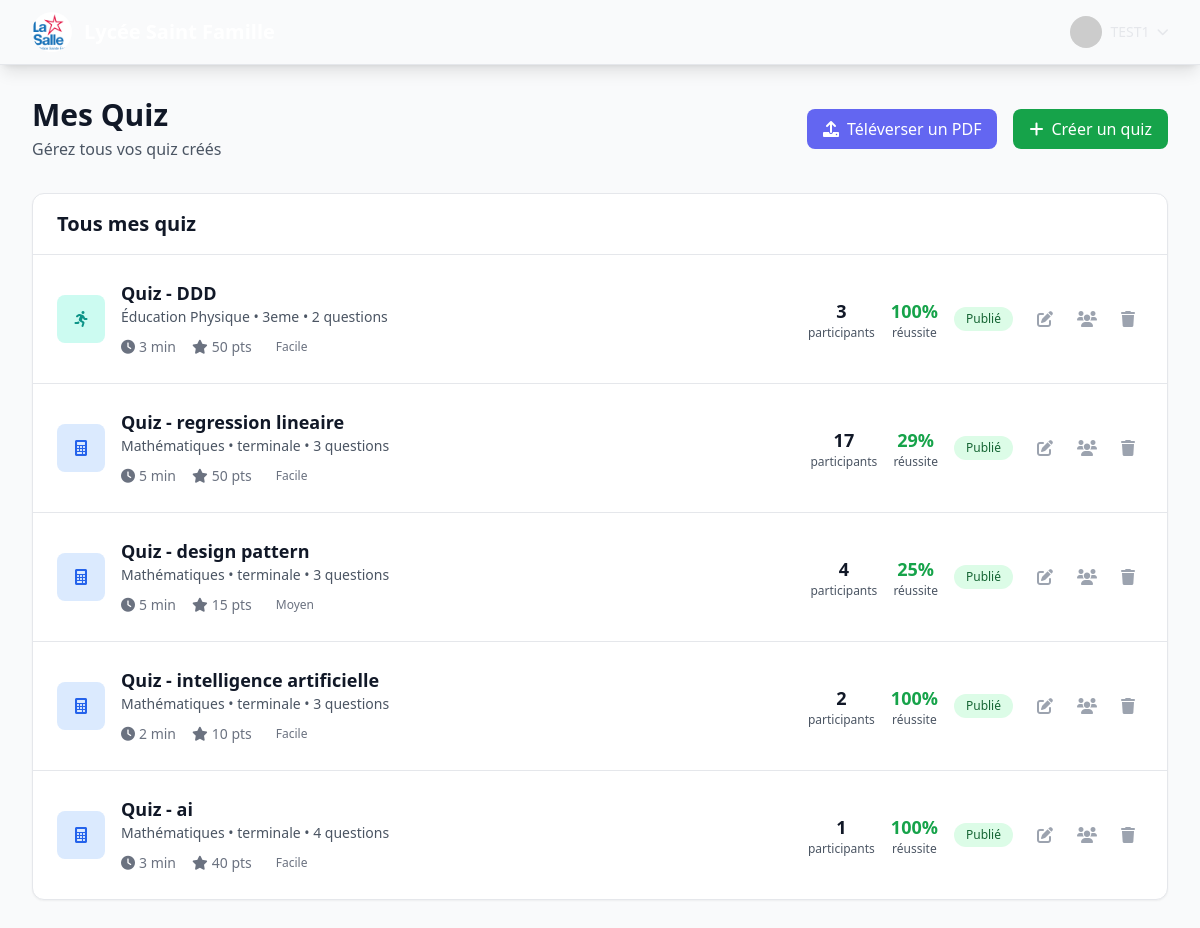
/quiz/list/ (signed in), run on an earlier commit of the app's database.
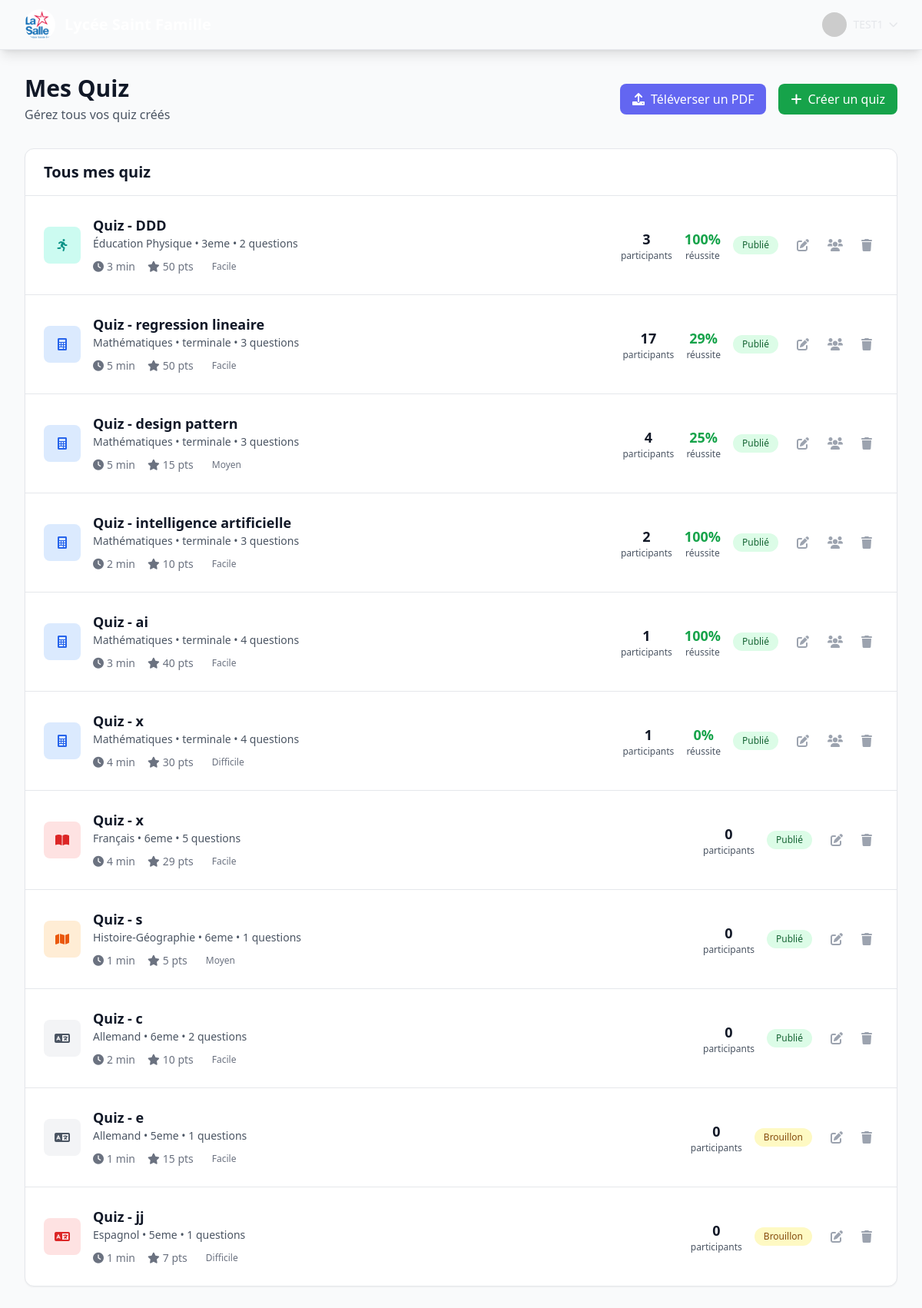
And on a later commit of the database.
### quiz/models.py (models this page shows, shortened)
class Quiz(models.Model):
    DIFFICULTY_CHOICES = [
        ('easy', 'Facile'),
        ('medium', 'Moyen'),
        ('hard', 'Difficile'),
    ]
    title = models.CharField(max_length=200)
    description = models.TextField(blank=True)
    course = models.ForeignKey(Course, on_delete=models.CASCADE, related_name='quizzes')
    subject = models.ForeignKey(Subject, on_delete=models.CASCADE)
    level = models.CharField(max_length=20)
    difficulty = models.CharField(max_length=10, choices=DIFFICULTY_CHOICES)
    time_limit = models.IntegerField(help_text="Temps limite en minutes")
    points_reward = models.IntegerField(default=50)
    is_published = models.BooleanField(default=False)
    created_at = models.DateTimeField(auto_now_add=True)
    @property
    def total_questions(self):
        return self.questions.count()

class Subject(models.Model):
    name = models.CharField(max_length=100)
    slug = models.SlugField(unique=True)
    icon = models.CharField(max_length=50, default='fas fa-book')  # Classe d'icône FontAwesome
    color = models.CharField(max_length=20, default='blue')  # Couleur pour l'interface

### quiz/views.py (the view)
# urls.py: path('list/', views.quiz_list, name='quiz_list'),
@login_required
def quiz_list(request):
    if request.user.user_type != 'teacher':
        messages.error(request, "Accès réservé aux enseignants.")
        return redirect('home')
    quizzes = Quiz.objects.filter(course__teacher=request.user).select_related('subject', 'course').prefetch_related('quizattempt_set__user')
    for quiz in quizzes:
        attempts = QuizAttempt.objects.filter(quiz=quiz, is_completed=True)
        quiz.total_attempts = attempts.count()
        quiz.avg_score = attempts.aggregate(avg_score=Avg('score'))['avg_score'] or 0
        quiz.success_rate = attempts.filter(score__gte=F('total_points') * 0.5).count()
        if quiz.total_attempts > 0:
            quiz.success_percentage = (quiz.success_rate / quiz.total_attempts) * 100
        else:
            quiz.success_percentage = 0
    context = {
        'quizzes': quizzes,
    }
    return render(request, 'teacher/quiz_list.html', context)

### templates/teacher/quiz_list.html (shortened to what this page needs)
{% extends 'base.html' %}
{% block content %}
<div class="max-w-7xl mx-auto px-4 sm:px-6 lg:px-8 py-8">
    <div class="mb-8">
        <div class="flex items-center justify-between">
            <div>
                <h1 class="text-3xl font-bold text-gray-900">Mes Quiz</h1>
                <p class="text-gray-600 mt-1">Gérez tous vos quiz créés</p>
            </div>
            <div class="flex space-x-4">
                <a href="{% url 'upload_pdf' %}" class="bg-primary text-white px-4 py-2 rounded-lg hover:bg-primary/90 transition-colors">
                    <i class="fas fa-upload mr-2"></i>Téléverser un PDF
                </a>
                <a href="{% url 'create_quiz' %}" class="bg-green-600 text-white px-4 py-2 rounded-lg hover:bg-green-700 transition-colors">
                    <i class="fas fa-plus mr-2"></i>Créer un quiz
                </a>
            </div>
        </div>
    </div>
    <div class="bg-white rounded-xl shadow-sm border border-gray-200">
        <div class="px-6 py-4 border-b border-gray-200">
            <h2 class="text-xl font-bold text-gray-900">Tous mes quiz</h2>
        </div>
        <div class="divide-y divide-gray-200">
            {% for quiz in quizzes %}
            <div class="p-6 hover:bg-gray-50 transition-colors">
                <div class="flex items-center justify-between">
                    <div class="flex items-center">
                        <div class="w-12 h-12 bg-{{ quiz.subject.color }}-100 rounded-lg flex items-center justify-center">
                            <i class="{{ quiz.subject.icon }} text-{{ quiz.subject.color }}-600"></i>
                        </div>
                        <div class="ml-4">
                            <h3 class="text-lg font-semibold text-gray-900">{{ quiz.title }}</h3>
                            <p class="text-sm text-gray-600">
                                {{ quiz.subject.name }} • {{ quiz.level }} • {{ quiz.total_questions }} questions
                            </p>
                            <div class="flex items-center mt-2 space-x-4 text-sm text-gray-500">
                                <span><i class="fas fa-clock mr-1"></i>{{ quiz.time_limit }} min</span>
                                <span><i class="fas fa-star mr-1"></i>{{ quiz.points_reward }} pts</span>
                                <span class="px-2 py-1 bg-{{ quiz.difficulty }}-100 text-{{ quiz.difficulty }}-800 rounded-full text-xs">
                                    {{ quiz.get_difficulty_display }}
                                </span>
                            </div>
                        </div>
                    </div>
                    <div class="flex items-center space-x-4">
                        <div class="text-center">
                            <div class="text-lg font-bold text-gray-900">{{ quiz.total_attempts|default:0 }}</div>
                            <div class="text-xs text-gray-600">participants</div>
                        </div>
                        {% if quiz.total_attempts > 0 %}
                        <div class="text-center">
                            <div class="text-lg font-bold text-green-600">{{ quiz.success_percentage|floatformat:0 }}%</div>
                            <div class="text-xs text-gray-600">réussite</div>
                        </div>
                        {% endif %}
                        <div class="flex space-x-2">
                            {% if quiz.is_published %}
                                <span class="px-3 py-1 bg-green-100 text-green-800 text-xs rounded-full">Publié</span>
                            {% else %}
                                <span class="px-3 py-1 bg-yellow-100 text-yellow-800 text-xs rounded-full">Brouillon</span>
                            {% endif %}
                        </div>
                        <div class="flex space-x-2">
                            <a href="{% url 'edit_quiz' quiz.id %}" class="p-2 text-gray-400 hover:text-primary" title="Modifier">
                                <i class="fas fa-edit"></i>
                            </a>
                            {% if quiz.is_published and quiz.total_attempts > 0 %}
                            <a href="{% url 'quiz_participants' quiz.id %}" class="p-2 text-gray-400 hover:text-green-600" title="Voir les participants">
                                <i class="fas fa-users"></i>
                            </a>
                            {% endif %}
                            <button class="p-2 text-gray-400 hover:text-red-600" title="Supprimer">
                                <i class="fas fa-trash"></i>
                            </button>
                        </div>
                    </div>
                </div>
            </div>
            {% endfor %}
        </div>
    </div>
</div>
{% endblock %}

### templates/base.html (shortened to what this page needs)
<!DOCTYPE html>
<html lang="fr">
<head>
    <script src="https://cdn.tailwindcss.com"></script>
    <link href="https://cdnjs.cloudflare.com/ajax/libs/font-awesome/6.0.0/css/all.min.css" rel="stylesheet">
</head>
<body class="bg-gray-50 min-h-screen" x-data="appNotifications()">
    {% block navbar %}
    <nav class="bg-navy-900 shadow-lg border-b border-navy-800">
        <div class="max-w-7xl mx-auto px-4 sm:px-6 lg:px-8">
            <div class="flex justify-between h-16">
                <div class="flex items-center">
                    <div class="flex-shrink-0 flex items-center">
                        <a href="{% url 'home' %}" class="flex items-center space-x-3">
                            {% load static %}
                            <img src="{% static 'images/logo.png' %}" alt="Logo Lycée Saint Famille" class="h-10 w-10 rounded-full object-cover">
                            <span class="text-xl font-bold text-white">Lycée Saint Famille</span>
                        </a>
                    </div>
                </div>
                <div class="flex items-center space-x-4">
                    {% if user.is_authenticated %}
                        <div class="relative" x-data="{ open: false }">
                            <button @click="open = !open" class="flex items-center space-x-2 text-gray-200 hover:text-white">
                                <img class="h-8 w-8 rounded-full" src="https://ui-avatars.com/api/?name={{ user.first_name }}+{{ user.last_name }}&background=1e3a8a&color=fff" alt="Avatar">
                                <span class="text-sm font-medium">{{ user.first_name }}</span>
                                <i class="fas fa-chevron-down text-xs"></i>
                            </button>
                        </div>
                    {% else %}
                        <a href="{% url 'login' %}" class="bg-white text-navy-900 px-4 py-2 rounded-lg text-sm font-medium hover:bg-gray-100 transition-colors">
                            <i class="fas fa-sign-in-alt mr-2"></i>Connexion
                        </a>
                    {% endif %}
                </div>
            </div>
        </div>
    </nav>
    {% endblock %}
    <main>
        {% block content %}{% endblock %}
    </main>
</body>
</html>

What changed in the data, as far as the page shows it:
added Quiz: title "Quiz - x", subject.name "Mathématiques", level "terminale", total_questions "4", time_limit "4", points_reward "30", difficulty "Difficile", total_attempts "1", success_percentage "0", is_published "Publié"
added Quiz: title "Quiz - x", subject.name "Français", level "6eme", total_questions "5", time_limit "4", points_reward "29", difficulty "Facile", total_attempts "0", is_published "Publié"
added Quiz: title "Quiz - s", subject.name "Histoire-Géographie", level "6eme", total_questions "1", time_limit "1", points_reward "5", difficulty "Moyen", total_attempts "0", is_published "Publié"
added Quiz: title "Quiz - c", subject.name "Allemand", level "6eme", total_questions "2", time_limit "2", points_reward "10", difficulty "Facile", total_attempts "0", is_published "Publié"
added Quiz: title "Quiz - e", subject.name "Allemand", level "5eme", total_questions "1", time_limit "1", points_reward "15", difficulty "Facile", total_attempts "0", is_published "Brouillon"
added Quiz: title "Quiz - jj", subject.name "Espagnol", level "5eme", total_questions "1", time_limit "1", points_reward "7", difficulty "Difficile", total_attempts "0", is_published "Brouillon"
